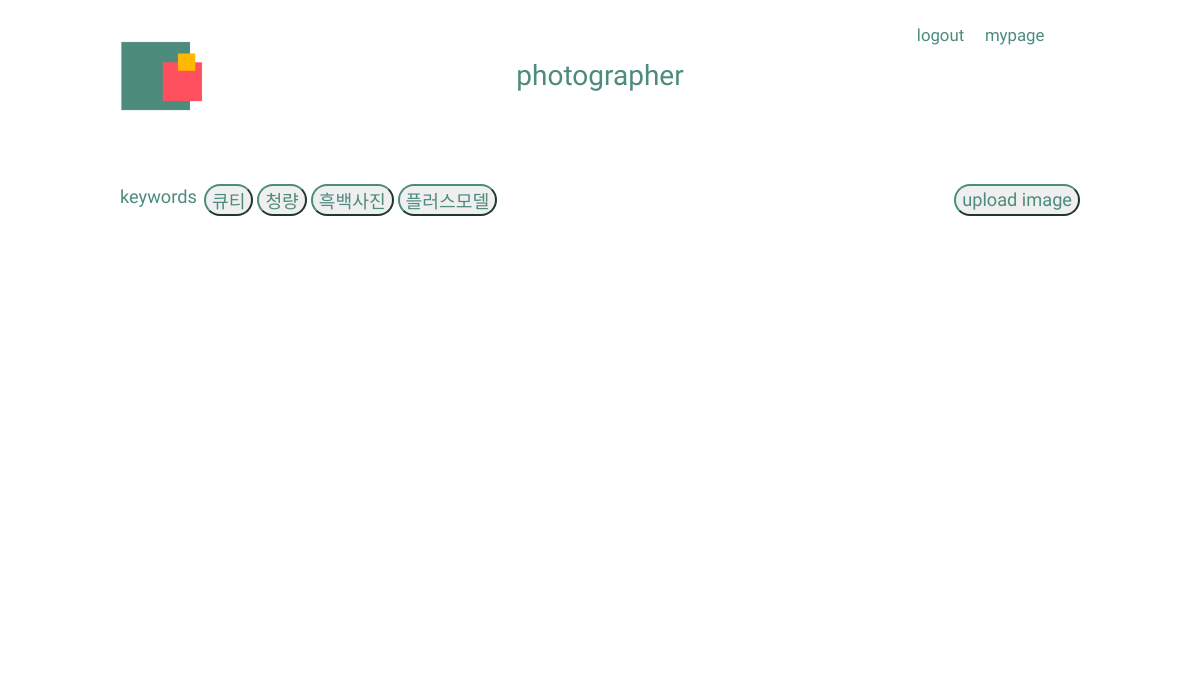
Before: /posts/photo/filter/cute/ with the older database file.
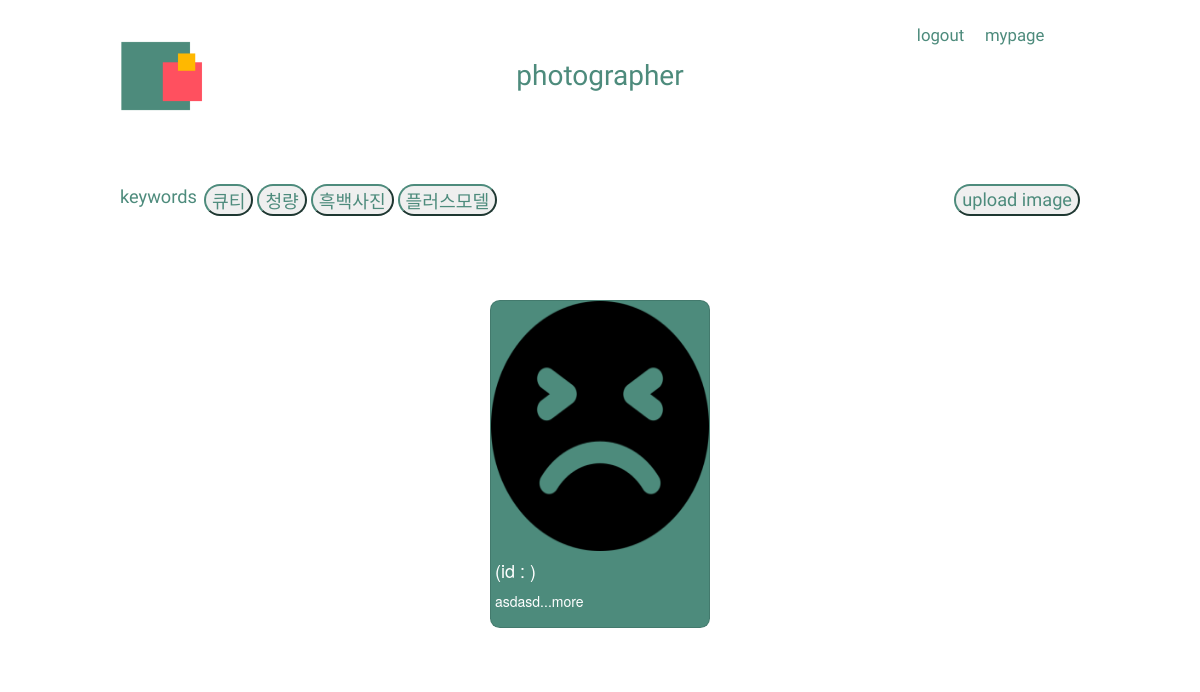
After: the same page with the newer database file.
### posts/models.py (models this page shows, shortened)
class Photo(models.Model):
    title = models.CharField(max_length=20)
    text = models.TextField(default='', null=True, blank=True)
    image1 = models.ImageField(upload_to = 'images/')
    image2 = models.ImageField(upload_to = 'images/', default='', null=True, blank=True)
    image3 = models.ImageField(upload_to = 'images/', default='', null=True, blank=True)
    image4 = models.ImageField(upload_to = 'images/', default='', null=True, blank=True)
    image5 = models.ImageField(upload_to = 'images/', default='', null=True, blank=True)
    thumbnail = ImageSpecField(source='image1', processors=[ResizeToFill(120,80)], format='JPEG')
    CATEGORY_CHOICES = (
        ('큐티', '큐티'),
        ('청량', '청량'),
        ('흑백사진', '흑백사진'),
        ('플러스모델', '플러스모델'),
    )
    category = models.CharField(max_length=5, choices=CATEGORY_CHOICES, null=True)

### posts/views.py (the view)
# urls.py: path('photo/filter/cute/', views.photo_filter_cute, name="photo_filter_cute"),
def photo_filter_cute(request):
    photo_post_cute = Photo.objects.filter(category="큐티")
    photo_cute_paginator = Paginator(photo_post_cute, 4)
    photo_cute_page = request.GET.get('page')
    photo_cute_posts = photo_cute_paginator.get_page(photo_cute_page)
    return render(request, 'photo/photo_filter_cute.html', {'photo_post_cute': photo_post_cute,
                                                            'photo_cute_posts': photo_cute_posts,
                                                            'photo_cute_paginator': photo_cute_paginator, })

### posts/templates/photo/photo_filter_cute.html (shortened to what this page needs)
{% extends 'photo/photo_base.html' %}
{% block content %}
<div class="array">
                {% for cutes in photo_cute_posts %}
                        <div class="card">
                            <div class="box-1">
                                <img src="{{ cutes.thumbnail.url  }}" width="200" height="250" alt = "{{ cutes.title }}">
                            </div>
                            <div class="box-2">
                                <h4>{{ cools.title }}(id : {{ user.username }})</h4>
                                <a href="{% url 'photo_detail' cutes.id %}"><p>{{ cutes.text|slice:":15" }}...more</p></a>
                            </div>
                        </div>
                {% endfor %}
            </div>
{% endblock content %}

Changed rows visible on the page:
added Photo: thumbnail (picture), text "asdasd"
